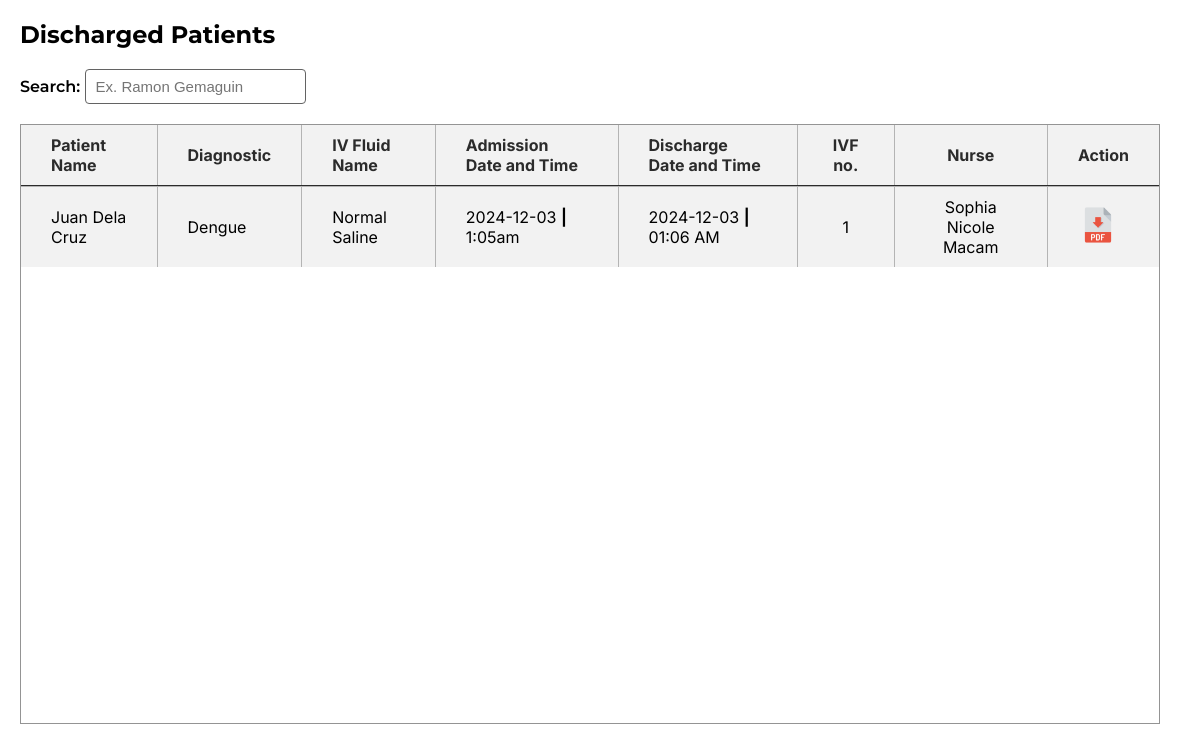
The page /admin/discharged.php (signed in) on the database its author committed.
### tables this page shows
CREATE TABLE `discharge` (
  `id` int(10) NOT NULL,
  `admission_date` date NOT NULL,
  `admission_time` varchar(255) NOT NULL,
  `discharge_date` varchar(255) NOT NULL,
  `discharge_time` varchar(255) NOT NULL DEFAULT current_timestamp(),
  `doc_order_id` int(11) DEFAULT NULL
);

CREATE TABLE `doc_orders` (
  `id` int(11) NOT NULL,
  `patient_name` varchar(255) NOT NULL,
  `diagnose` varchar(255) NOT NULL,
  `room_number` varchar(10) NOT NULL,
  `iv_fluid_name` varchar(255) NOT NULL,
  `volume` int(10) NOT NULL,
  `flow_rate` int(10) NOT NULL,
  `answer` varchar(4) NOT NULL,
  `drop_factor` varchar(5) NOT NULL,
  `minutes` varchar(10) NOT NULL,
  `drip_rate_answer` varchar(10) NOT NULL,
  `incorp` varchar(255) NOT NULL,
  `ivf_no` varchar(255) NOT NULL,
  `date_started` varchar(255) NOT NULL,
  `time_started` varchar(255) NOT NULL DEFAULT '''current_timestamp()''',
  `date_consumed` varchar(255) NOT NULL,
  `time_consumed` varchar(255) NOT NULL,
  `nurse` varchar(255) NOT NULL,
  `device_id` varchar(50) NOT NULL,
  `discharged` tinyint(1) DEFAULT 0
);

### admin/function/discharge/display_discharge.php (the view, shortened to what this page needs)
<?php
include 'db.php';
$sql = "SELECT
            d.id AS discharge_id,
            o.patient_name,
            o.diagnose,
            o.iv_fluid_name AS iv_fluid,
            d.admission_date,
            d.admission_time,
            d.discharge_date,
            d.discharge_time,
            o.ivf_no,
            o.nurse
        FROM discharge d
        JOIN doc_orders o ON d.doc_order_id = o.id
        ORDER BY d.id DESC";
$result = $conn->query($sql);
if ($result->num_rows > 0) {
    while($row = $result->fetch_assoc()) {
        echo "<tr>";
        echo "<td>" . htmlspecialchars($row['patient_name']) . "</td>";
        echo "<td>" . htmlspecialchars($row['diagnose']) . "</td>";
        echo "<td>" . htmlspecialchars($row['iv_fluid']) . "</td>";
        echo "<td>
                <span>" . htmlspecialchars($row['admission_date']) . "</span> <strong>|</strong>
                <span>" . htmlspecialchars($row['admission_time']) . "</span>
              </td>";
        echo "<td>
                <span>" . htmlspecialchars($row['discharge_date']) . "</span> <strong>|</strong>
                <span>" . htmlspecialchars($row['discharge_time']) . "</span>
              </td>";
        echo "<td style='text-align:center;'>" . htmlspecialchars($row['ivf_no']) . "</td>";
        echo "<td style='text-align:center;'>" . htmlspecialchars($row['nurse']) . "</td>";
        echo "<td><a href='generate_pdf.php?id=" . htmlspecialchars($row['discharge_id']) . "' target='_blank' class='generate'><img src='../assets/images/pdf.png' height='40px'></a></td>";
        echo "</tr>";
    }
} else {
    echo "<tr><td colspan='8' style='color: red;'>No records found.</td></tr>";
}
?>

### assets/management.css (style rules this page uses)
* { margin: 0; padding: 0; box-sizing: border-box; }
td, th { border: 1px solid #b4b4b4; padding: 10px 30px 10px 30px; background-color: #f2f2f2; }
tr:last-child td { border-bottom: none; }
td:first-child, th:first-child { border-left: none; }
td:last-child, th:last-child { border-right: none; }

### rows shown on the page
discharge: doc_order.patient_name "Juan Dela Cruz", doc_order.diagnose "Dengue", doc_order.iv_fluid_name "Normal Saline", admission_date "2024-12-03", admission_time "1:05am", discharge_date "2024-12-03", discharge_time "01:06 AM", doc_order.ivf_no "1", doc_order.nurse "Sophia Nicole Macam"
